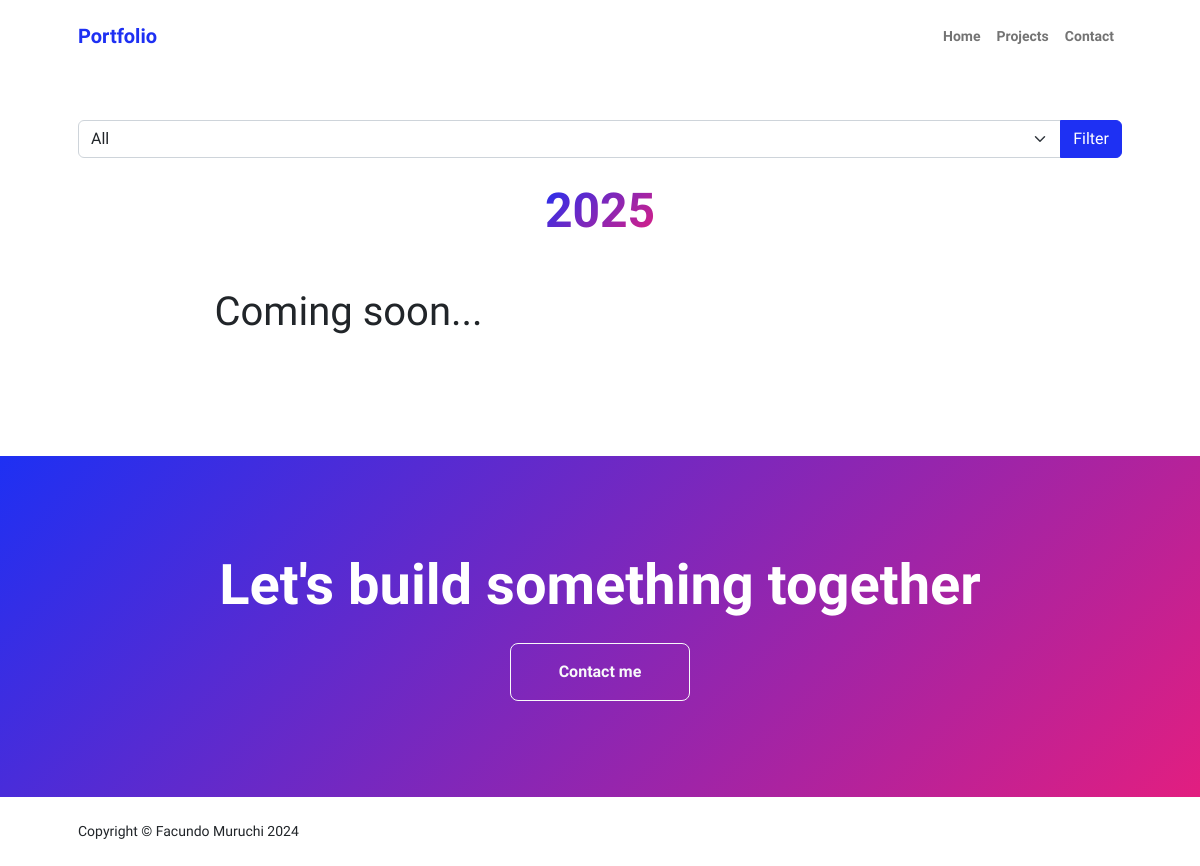
Page /portfolio/commissions-list/2025/ on the earlier database version.
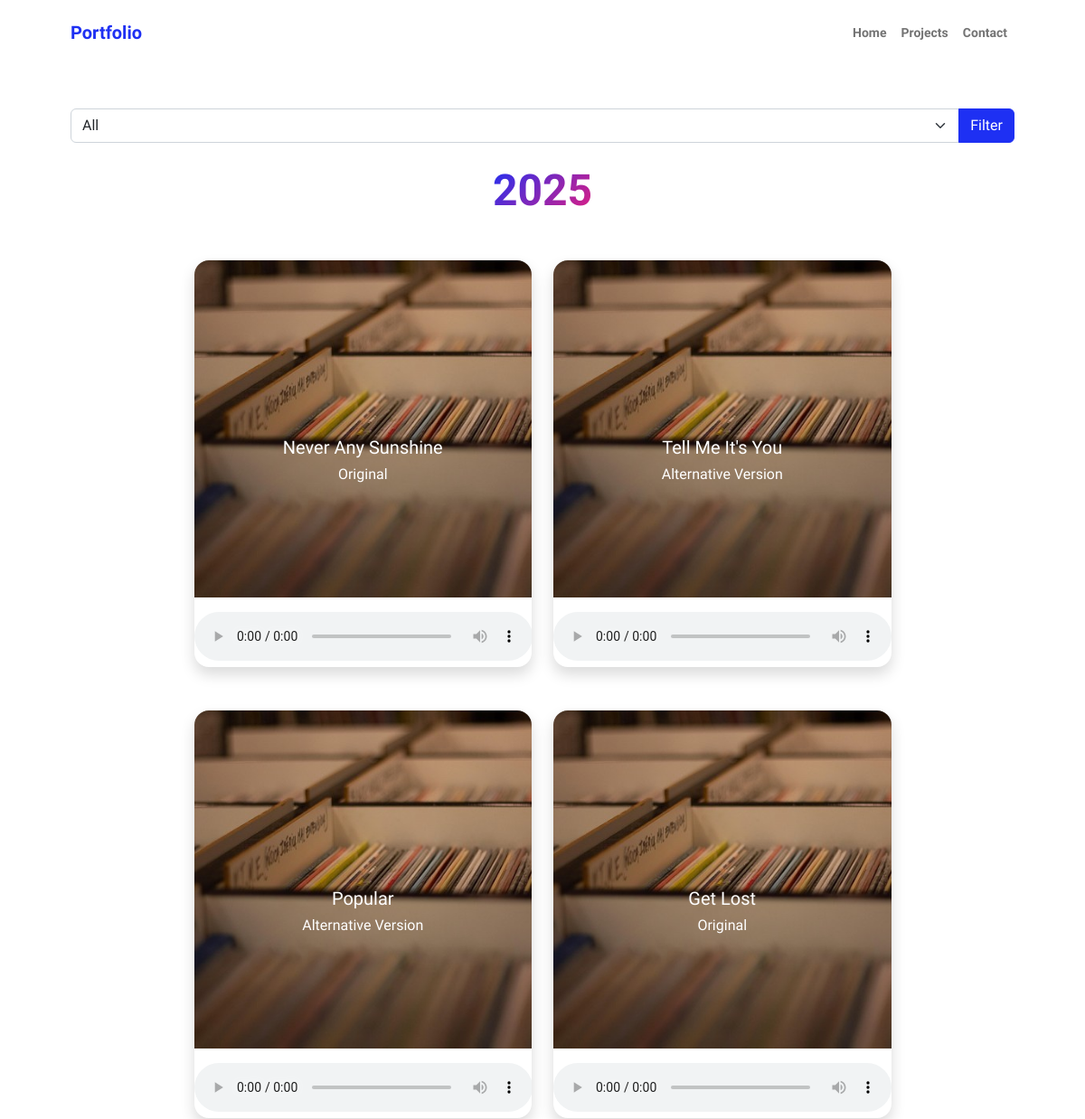
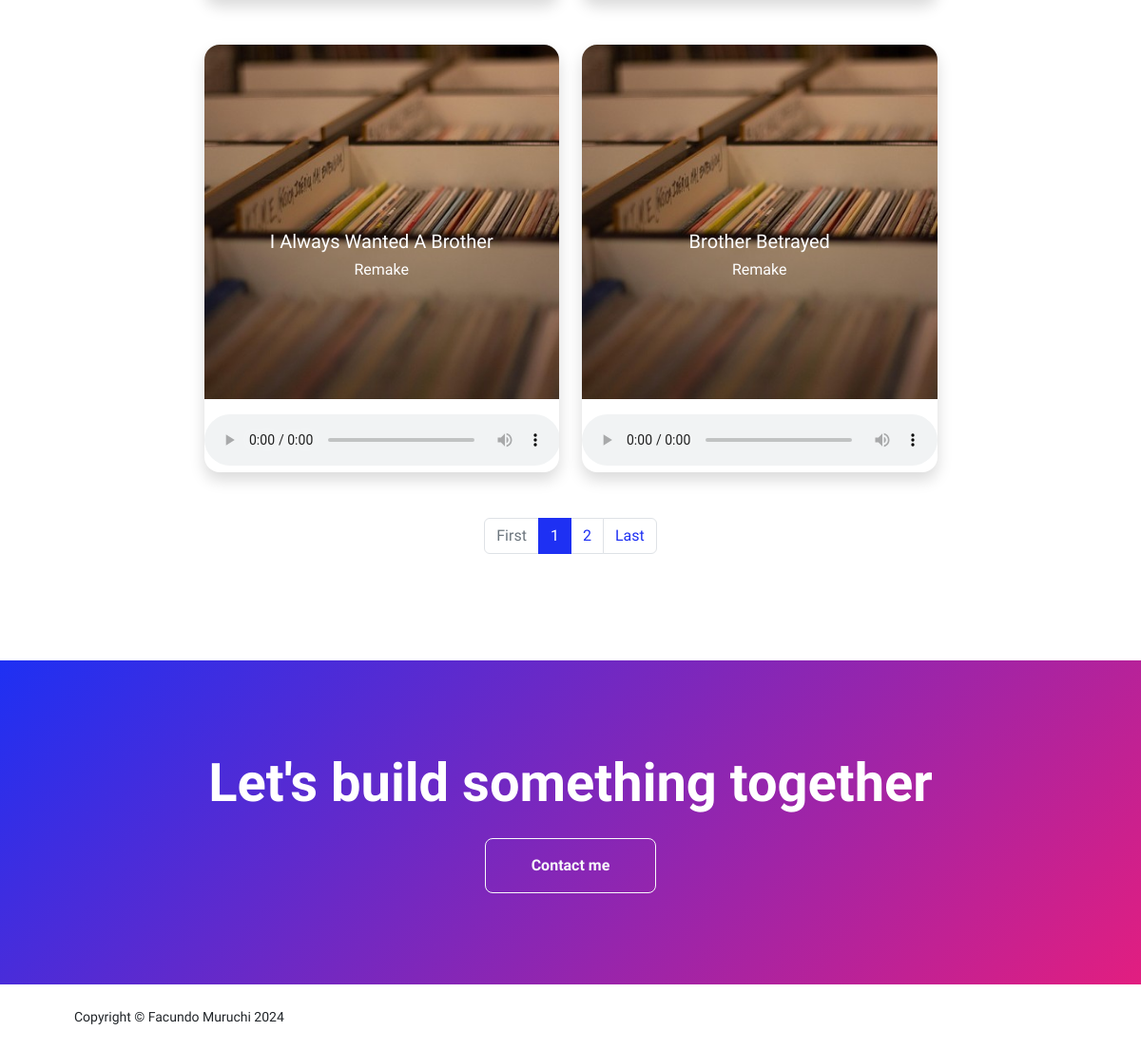
Same page on the later database version (2 pictures, top to bottom).
### mysite/models.py (models this page shows, shortened)
class Com(models.Model):
    GENRE_CHOICES = [
        ('Rock', 'Rock'),
        ('Jazz', 'Jazz'),
        ('Pop', 'Pop'),
        ('Orchestral', 'Orchestral'),
    ]
    title = models.CharField(max_length=128)
    preview = models.FileField(upload_to='previews/', blank=True, null=True)
    year = models.IntegerField(default=datetime.now().year)
    version = models.CharField(max_length=128, choices=[
        ('Original', 'Original'),
        ('Remake', 'Remake'),
        ('Alternative Version', 'Alternative Version'),
    ], blank=True, null=True)
    genre = models.CharField(max_length=32, choices=GENRE_CHOICES, default='Pop')
    def get_image(self):
        images = {
            2022: 'assets/com22.jpg',
            2023: 'assets/com23.jpg',
            2024: 'assets/vinyl.png',
            2025: 'assets/com25.jpg',
        }
        return images.get(self.year, 'assets/default.jpg')

### mysite/views.py (the view)
# urls.py: path('commissions-list/<int:year>/', PostListView.as_view(), name='coms-list'),
class PostListView(ListView):
    model = Com
    template_name = "mysite/coms/coms-list.html"
    context_object_name = 'object_list'
    paginate_by = 6
    def get_queryset(self):
        year = self.kwargs.get('year')
        genre = self.request.GET.get('genre', '')
        queryset = Com.objects.filter(year=year)
        if genre:
            queryset = queryset.filter(genre=genre)
        return queryset
    def get_context_data(self, **kwargs):
        context = super().get_context_data(**kwargs)
        context['year'] = self.kwargs.get('year')
        context['selected_genre'] = self.request.GET.get('genre', '')
        context['genres'] = Com.GENRE_CHOICES
        return context

### mysite/templates/mysite/coms/coms-list.html (shortened to what this page needs)
{% extends "base.html" %}
{% load static %}
{% block body %}
<section class="py-5">
    <div class="container px-5 mb-5">
        <form method="get" action="" class="mb-4">
            <div class="input-group">
                <select name="genre" id="genre" class="form-select" onchange="this.form.submit()">
                    <option value="">All</option>
                </select>
                <button type="submit" class="btn btn-primary">Filter</button>
            </div>
        </form>
        <div class="text-center mb-5">
            <h1 class="display-5 fw-bolder mb-0"><span class="text-gradient d-inline">{{ year }}</span></h1>
        </div>
        <div class="row gx-5 justify-content-center">
            <div class="col-lg-11 col-xl-9 col-xxl-8">
                <div class="row">
                    {% if object_list %}
                        {% for song in object_list %}
                            <div class="col-md-6 mb-5">
                                <div class="card overflow-hidden shadow rounded-4 border-0 h-100">
                                    <div class="card-body p-0 position-relative">
                                        <img class="img-fluid" src="{% static song.get_image %}" alt="..." />
                                        <div class="position-absolute w-100 h-100 d-flex flex-column justify-content-center align-items-center" style="top: 0; left: 0;">
                                            <h5 class="card-title text-center text-white">{{ song.title }}</h5>
                                            <h6 class="card-title text-center text-white">{{ song.version }}</h6>
                                        </div>
                                        {% if song.preview %}
                                            <audio id="audio-{{ forloop.counter }}" class="audio-player w-100 mt-3" controls>
                                                <source src="{{ song.preview.url }}" type="audio/mpeg">
                                            </audio>
                                        {% else %}
                                            <p>No audio available</p>
                                        {% endif %}
                                    </div>
                                </div>
                            </div>
                        {% endfor %}
                    {% else %}
                        <h1>Coming soon...</h1>
                    {% endif %}
                </div>
                <div class="pagination justify-content-center">
                    <ul class="pagination">
                        {% if is_paginated %}
                        <li class="page-item {% if not page_obj.has_previous %}disabled{% endif %}">
                            <a class="page-link" href="?page=1&genre={{ selected_genre|default:'' }}" tabindex="-1">First</a>
                        </li>
                        {% for num in page_obj.paginator.page_range %}
                            <li class="page-item {% if page_obj.number == num %}active{% endif %}">
                                <a class="page-link" href="?page={{ num }}&genre={{ selected_genre|default:'' }}">{{ num }}</a>
                            </li>
                        {% endfor %}
                        <li class="page-item {% if not page_obj.has_next %}disabled{% endif %}">
                            <a class="page-link" href="?page={{ page_obj.paginator.num_pages }}&genre={{ selected_genre|default:'' }}">Last</a>
                        </li>
                        {% endif %}
                    </ul>
                </div>
            </div>
        </div>
    </div>
</section>
<section class="py-5 bg-gradient-primary-to-secondary text-white">
    <div class="container px-5 my-5">
        <div class="text-center">
            <h2 class="display-4 fw-bolder mb-4">Let's build something together</h2>
            <a class="btn btn-outline-light btn-lg px-5 py-3 fs-6 fw-bolder" href="{% url "contact" %}">Contact me</a>
        </div>
    </div>
</section>
{% endblock body %}

### base/base.html (shortened to what this page needs)
{% load static %}
<!DOCTYPE html>
<html lang="en">
    <head>
        <link href="https://cdn.jsdelivr.net/npm/bootstrap-icons@1.8.1/font/bootstrap-icons.css" rel="stylesheet" />
        <link href="{% static 'css/styles.css' %}" rel="stylesheet" />
    </head>
    <body class="d-flex flex-column h-100">
        <main class="flex-shrink-0">
            <nav class="navbar navbar-expand-lg navbar-light bg-white py-3">
                <div class="container px-5">
                    <a class="navbar-brand" href="{% url "index" %}"><span class="fw-bolder text-primary">Portfolio</span></a>
                    <div class="collapse navbar-collapse" id="navbarSupportedContent">
                        <ul class="navbar-nav ms-auto mb-2 mb-lg-0 small fw-bolder">
                            <li class="nav-item"><a class="nav-link" href="{% url "index" %}">Home</a></li>
                            <li class="nav-item"><a class="nav-link" href="{% url "coms" %}">Projects</a></li>
                            <li class="nav-item"><a class="nav-link" href="{% url "contact" %}">Contact</a></li>
                        </ul>
                    </div>
                </div>
            </nav>
            {% block body %}{% endblock body %}
        </main>
        <footer class="bg-white py-4 mt-auto">
            <div class="container px-5">
                <div class="row align-items-center justify-content-between flex-column flex-sm-row">
                    <div class="col-auto"><div class="small m-0">Copyright &copy; Facundo Muruchi 2024</div></div>
                </div>
            </div>
        </footer>
    </body>
</html>

Differences in the rows shown:
added Com: title "Never Any Sunshine", version "Original"
added Com: title "Tell Me It's You", version "Alternative Version"
added Com: title "Popular", version "Alternative Version"
added Com: title "Get Lost", version "Original"
added Com: title "I Always Wanted A Brother", version "Remake"
added Com: title "Brother Betrayed", version "Remake"
Other differences:
text no longer shown: "Coming soon..."
text now shown: "First Last"
new list line: "1"
new list line: "2"
